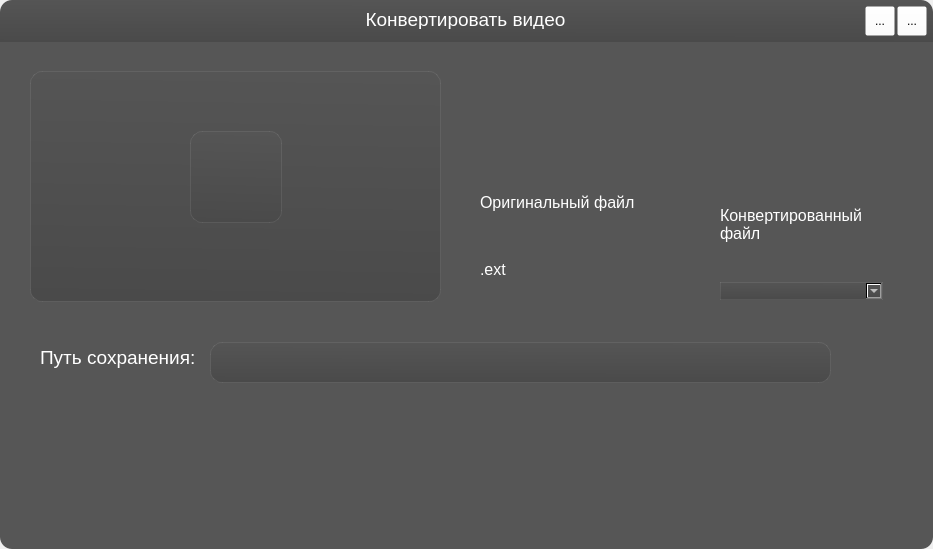
<?xml version="1.0" encoding="UTF-8"?>
<ui version="4.0">
 <class>Form</class>
 <widget class="QWidget" name="Form">
  <property name="geometry">
   <rect>
    <x>0</x>
    <y>0</y>
    <width>933</width>
    <height>549</height>
   </rect>
  </property>
  <property name="windowTitle">
   <string>Form</string>
  </property>
  <widget class="QFrame" name="header">
   <property name="geometry">
    <rect>
     <x>0</x>
     <y>0</y>
     <width>933</width>
     <height>42</height>
    </rect>
   </property>
   <property name="styleSheet">
    <string notr="true">#header{
background-color: qlineargradient(spread:pad, x1:0.534, y1:0, x2:0.506, y2:1, stop:0 rgba(85, 85, 85, 255), stop:1 rgba(74, 74, 74, 255));
border-top-right-radius: 12px;
border-top-left-radius: 12px;
}

.QToolButton{
	background-color: rgba(255, 255, 255, 0);
}

.QPushButton{
	background-color: rgba(255, 255, 255, 0);
	color: white
}</string>
   </property>
   <property name="frameShape">
    <enum>QFrame::StyledPanel</enum>
   </property>
   <property name="frameShadow">
    <enum>QFrame::Raised</enum>
   </property>
   <widget class="QLabel" name="Title">
    <property name="geometry">
     <rect>
      <x>350</x>
      <y>9</y>
      <width>231</width>
      <height>20</height>
     </rect>
    </property>
    <property name="font">
     <font>
      <family>Ubuntu</family>
      <pointsize>14</pointsize>
     </font>
    </property>
    <property name="styleSheet">
     <string notr="true">color: rgb(255, 255, 255);</string>
    </property>
    <property name="text">
     <string>Конвертировать видео</string>
    </property>
    <property name="alignment">
     <set>Qt::AlignCenter</set>
    </property>
   </widget>
   <widget class="QToolButton" name="CloseButton">
    <property name="geometry">
     <rect>
      <x>897</x>
      <y>6</y>
      <width>30</width>
      <height>30</height>
     </rect>
    </property>
    <property name="text">
     <string>...</string>
    </property>
    <property name="icon">
     <iconset resource="res/res.qrc">
      <normaloff>:/imgs/img/iconamoon_close-light.png</normaloff>:/imgs/img/iconamoon_close-light.png</iconset>
    </property>
    <property name="iconSize">
     <size>
      <width>24</width>
      <height>24</height>
     </size>
    </property>
   </widget>
   <widget class="QToolButton" name="HideButton">
    <property name="geometry">
     <rect>
      <x>865</x>
      <y>6</y>
      <width>30</width>
      <height>30</height>
     </rect>
    </property>
    <property name="text">
     <string>...</string>
    </property>
    <property name="icon">
     <iconset resource="res/res.qrc">
      <normaloff>:/imgs/img/mynaui_minus.png</normaloff>:/imgs/img/mynaui_minus.png</iconset>
    </property>
    <property name="iconSize">
     <size>
      <width>24</width>
      <height>24</height>
     </size>
    </property>
   </widget>
   <widget class="QLabel" name="Icon">
    <property name="geometry">
     <rect>
      <x>9</x>
      <y>9</y>
      <width>24</width>
      <height>24</height>
     </rect>
    </property>
    <property name="text">
     <string/>
    </property>
    <property name="pixmap">
     <pixmap resource="res/res.qrc">:/imgs/img/Vector.png</pixmap>
    </property>
   </widget>
  </widget>
  <widget class="QFrame" name="content">
   <property name="geometry">
    <rect>
     <x>0</x>
     <y>42</y>
     <width>933</width>
     <height>507</height>
    </rect>
   </property>
   <property name="styleSheet">
    <string notr="true">#content{
background-color: rgb(86, 86, 86);
border-bottom-left-radius: 12px;
border-bottom-right-radius: 12px;
}</string>
   </property>
   <property name="frameShape">
    <enum>QFrame::StyledPanel</enum>
   </property>
   <property name="frameShadow">
    <enum>QFrame::Raised</enum>
   </property>
   <widget class="QLineEdit" name="lineEdit">
    <property name="geometry">
     <rect>
      <x>480</x>
      <y>30</y>
      <width>411</width>
      <height>41</height>
     </rect>
    </property>
    <property name="font">
     <font>
      <pointsize>15</pointsize>
     </font>
    </property>
    <property name="styleSheet">
     <string notr="true">color: white;
background-color: rgba(255, 255, 255, 0);
border: none;</string>
    </property>
    <property name="readOnly">
     <bool>true</bool>
    </property>
   </widget>
   <widget class="QWidget" name="layoutWidget">
    <property name="geometry">
     <rect>
      <x>720</x>
      <y>110</y>
      <width>163</width>
      <height>148</height>
     </rect>
    </property>
    <layout class="QVBoxLayout" name="verticalLayout_3">
     <item>
      <widget class="QLabel" name="label_3">
       <property name="sizePolicy">
        <sizepolicy hsizetype="Fixed" vsizetype="Fixed">
         <horstretch>0</horstretch>
         <verstretch>0</verstretch>
        </sizepolicy>
       </property>
       <property name="text">
        <string/>
       </property>
       <property name="pixmap">
        <pixmap resource="res/res.qrc">:/imgs/img/fluent-mdl2_completed.png</pixmap>
       </property>
       <property name="scaledContents">
        <bool>true</bool>
       </property>
      </widget>
     </item>
     <item>
      <layout class="QVBoxLayout" name="verticalLayout_4">
       <item>
        <widget class="QLabel" name="Title_4">
         <property name="font">
          <font>
           <family>Ubuntu</family>
           <pointsize>12</pointsize>
          </font>
         </property>
         <property name="styleSheet">
          <string notr="true">color: rgb(255, 255, 255);</string>
         </property>
         <property name="text">
          <string>Конвертированный файл</string>
         </property>
         <property name="alignment">
          <set>Qt::AlignLeading|Qt::AlignLeft|Qt::AlignVCenter</set>
         </property>
         <property name="wordWrap">
          <bool>true</bool>
         </property>
        </widget>
       </item>
       <item>
        <widget class="QComboBox" name="comboBox">
         <property name="styleSheet">
          <string notr="true">background-color: qlineargradient(spread:pad, x1:0.534, y1:0, x2:0.506, y2:1, stop:0 rgba(85, 85, 85, 255), stop:1 rgba(74, 74, 74, 255));
border-radius: 12px;
border: 1px solid rgba(255, 255, 255, 20);
color: white;

</string>
         </property>
        </widget>
       </item>
      </layout>
     </item>
    </layout>
   </widget>
   <widget class="QLabel" name="label_4">
    <property name="geometry">
     <rect>
      <x>660</x>
      <y>160</y>
      <width>42</width>
      <height>42</height>
     </rect>
    </property>
    <property name="text">
     <string/>
    </property>
    <property name="pixmap">
     <pixmap resource="res/res.qrc">:/imgs/img/pajamas_long-arrow.png</pixmap>
    </property>
    <property name="scaledContents">
     <bool>true</bool>
    </property>
   </widget>
   <widget class="QFrame" name="frame">
    <property name="geometry">
     <rect>
      <x>30</x>
      <y>29</y>
      <width>411</width>
      <height>231</height>
     </rect>
    </property>
    <property name="styleSheet">
     <string notr="true">background-color: qlineargradient(spread:pad, x1:0.534, y1:0, x2:0.506, y2:1, stop:0 rgba(85, 85, 85, 255), stop:1 rgba(74, 74, 74, 255));
border-radius: 12px;
border: 1px solid rgba(255, 255, 255, 20);</string>
    </property>
    <property name="frameShape">
     <enum>QFrame::StyledPanel</enum>
    </property>
    <property name="frameShadow">
     <enum>QFrame::Raised</enum>
    </property>
    <widget class="QLabel" name="label">
     <property name="geometry">
      <rect>
       <x>160</x>
       <y>60</y>
       <width>92</width>
       <height>92</height>
      </rect>
     </property>
     <property name="text">
      <string/>
     </property>
     <property name="pixmap">
      <pixmap resource="res/res.qrc">:/imgs/img/iconamoon_file-light.png</pixmap>
     </property>
    </widget>
   </widget>
   <widget class="QLabel" name="Title_5">
    <property name="geometry">
     <rect>
      <x>40</x>
      <y>300</y>
      <width>159</width>
      <height>31</height>
     </rect>
    </property>
    <property name="font">
     <font>
      <family>Ubuntu</family>
      <pointsize>14</pointsize>
     </font>
    </property>
    <property name="styleSheet">
     <string notr="true">color: rgb(255, 255, 255);</string>
    </property>
    <property name="text">
     <string>Путь сохранения:</string>
    </property>
    <property name="alignment">
     <set>Qt::AlignLeading|Qt::AlignLeft|Qt::AlignVCenter</set>
    </property>
    <property name="wordWrap">
     <bool>true</bool>
    </property>
   </widget>
   <widget class="QLineEdit" name="lineEdit_2">
    <property name="geometry">
     <rect>
      <x>210</x>
      <y>300</y>
      <width>621</width>
      <height>41</height>
     </rect>
    </property>
    <property name="font">
     <font>
      <pointsize>15</pointsize>
     </font>
    </property>
    <property name="styleSheet">
     <string notr="true">background-color: qlineargradient(spread:pad, x1:0.534, y1:0, x2:0.506, y2:1, stop:0 rgba(85, 85, 85, 255), stop:1 rgba(74, 74, 74, 255));
border-radius: 12px;
border: 1px solid rgba(255, 255, 255, 20);
color: white;</string>
    </property>
    <property name="readOnly">
     <bool>true</bool>
    </property>
   </widget>
   <widget class="QWidget" name="">
    <property name="geometry">
     <rect>
      <x>480</x>
      <y>110</y>
      <width>163</width>
      <height>148</height>
     </rect>
    </property>
    <layout class="QVBoxLayout" name="verticalLayout_2">
     <item>
      <widget class="QLabel" name="label_2">
       <property name="sizePolicy">
        <sizepolicy hsizetype="Fixed" vsizetype="Fixed">
         <horstretch>0</horstretch>
         <verstretch>0</verstretch>
        </sizepolicy>
       </property>
       <property name="text">
        <string/>
       </property>
       <property name="pixmap">
        <pixmap resource="res/res.qrc">:/imgs/img/iconamoon_file-light.png</pixmap>
       </property>
       <property name="scaledContents">
        <bool>true</bool>
       </property>
      </widget>
     </item>
     <item>
      <layout class="QVBoxLayout" name="verticalLayout">
       <item>
        <widget class="QLabel" name="Title_2">
         <property name="font">
          <font>
           <family>Ubuntu</family>
           <pointsize>12</pointsize>
          </font>
         </property>
         <property name="styleSheet">
          <string notr="true">color: rgb(255, 255, 255);</string>
         </property>
         <property name="text">
          <string>Оригинальный файл</string>
         </property>
         <property name="alignment">
          <set>Qt::AlignLeading|Qt::AlignLeft|Qt::AlignVCenter</set>
         </property>
         <property name="wordWrap">
          <bool>true</bool>
         </property>
        </widget>
       </item>
       <item>
        <widget class="QLabel" name="Title_3">
         <property name="font">
          <font>
           <family>Ubuntu</family>
           <pointsize>12</pointsize>
          </font>
         </property>
         <property name="styleSheet">
          <string notr="true">color: rgb(255, 255, 255);</string>
         </property>
         <property name="text">
          <string>.ext</string>
         </property>
         <property name="alignment">
          <set>Qt::AlignLeading|Qt::AlignLeft|Qt::AlignVCenter</set>
         </property>
         <property name="wordWrap">
          <bool>true</bool>
         </property>
        </widget>
       </item>
      </layout>
     </item>
    </layout>
   </widget>
  </widget>
 </widget>
 <resources>
  <include location="res/res.qrc"/>
 </resources>
 <connections/>
</ui>
